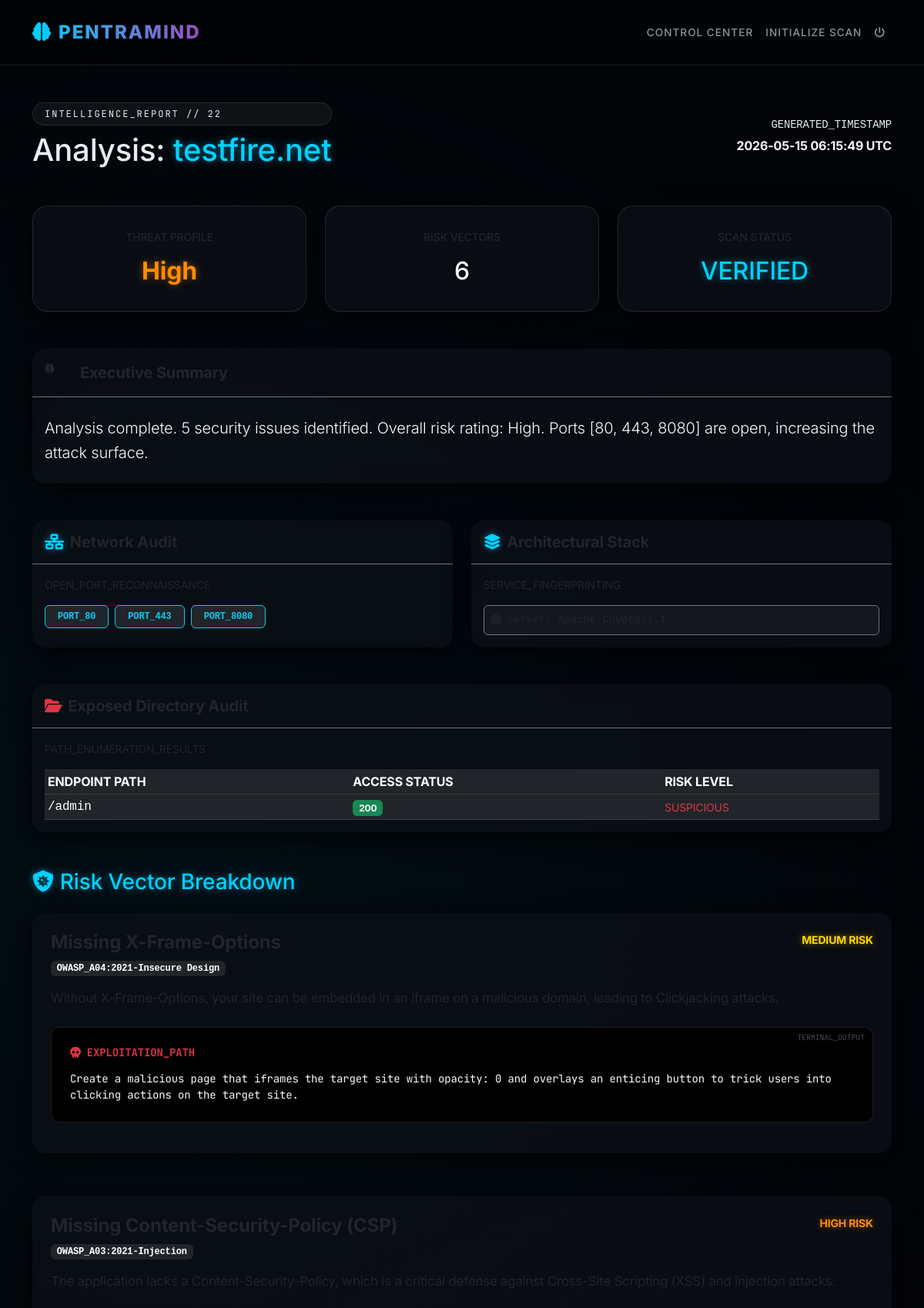
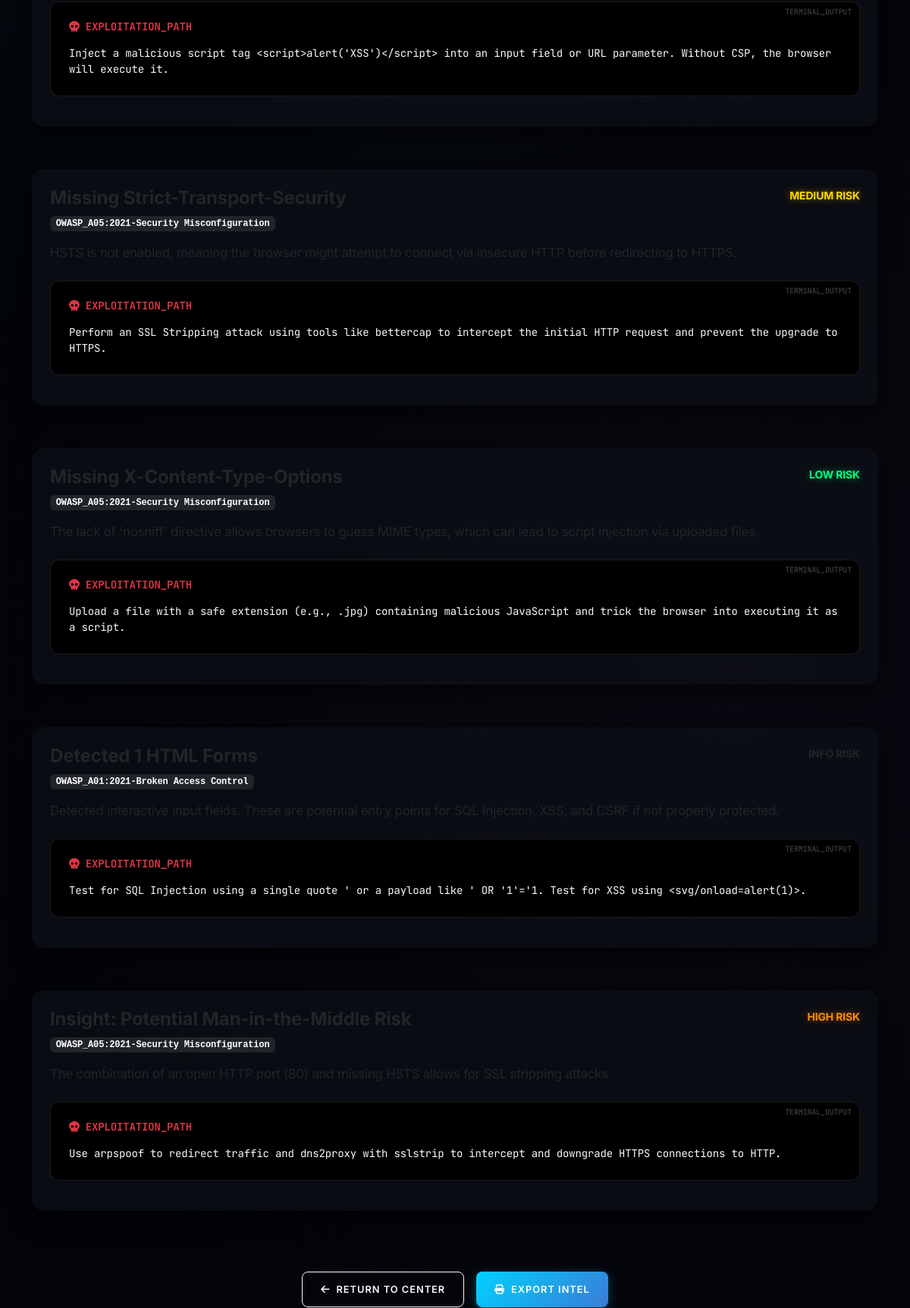
Screenshot of /report/22?mode=red (signed in, upper part) with the database file from the repository (2 pictures, top to bottom).
### models.py (models this page shows)
class ScanReport(db.Model):
    id = db.Column(db.Integer, primary_key=True)
    content = db.Column(db.Text, nullable=False)  # JSON or formatted text
    severity = db.Column(db.String(50))           # Low, Medium, High, Critical
    vulnerabilities_found = db.Column(db.Integer, default=0)
    timestamp = db.Column(db.DateTime, default=datetime.utcnow)
    target_id = db.Column(db.Integer, db.ForeignKey('target.id'), nullable=False)

class Target(db.Model):
    id = db.Column(db.Integer, primary_key=True)
    url_or_ip = db.Column(db.String(255), nullable=False)
    timestamp = db.Column(db.DateTime, default=datetime.utcnow)
    user_id = db.Column(db.Integer, db.ForeignKey('user.id'), nullable=False)
    reports = db.relationship('ScanReport', backref='target', lazy=True)

### app.py (the view)
@app.route("/report/<int:report_id>")
@login_required
def view_report(report_id):
    mode = request.args.get('mode', 'default')
    report = db.session.get(ScanReport, report_id)
    if not report:
        flash('Report not found.', 'danger')
        return redirect(url_for('dashboard'))
    if report.target.owner != current_user:
        flash('Access denied.', 'danger')
        return redirect(url_for('dashboard'))
    report_data = json.loads(report.content)
    return render_template('report.html', title='Scan Report', report=report, data=report_data, mode=mode)

### app.py (called while the page is built)
@login_manager.user_loader
def load_user(user_id):
    return db.session.get(User, int(user_id))

### templates/report.html (shortened to what this page needs)
{% extends "layout.html" %}
{% block content %}
<div class="d-flex flex-column flex-md-row justify-content-between align-items-md-center mb-5 gap-3 animate__animated animate__fadeIn">
    <div>
        <div class="report-badge mb-2">INTELLIGENCE_REPORT // {{ report.id }}</div>
        <h1 class="fw-800 mb-0">Analysis: <span class="text-neon">{{ report.target.url_or_ip }}</span></h1>
    </div>
    <div class="text-md-end">
        <p class="text-dim small font-monospace mb-1">GENERATED_TIMESTAMP</p>
        <p class="fw-bold text-light mb-0">{{ report.timestamp.strftime('%Y-%m-%d %H:%M:%S UTC') }}</p>
    </div>
</div>
<div class="row g-4 mb-5 animate__animated animate__fadeInUp">
    <div class="col-md-4">
        <div class="card stat-card">
            <h6 class="text-dim text-uppercase small letter-spacing-2 mb-3">Threat Profile</h6>
            <h2 class="severity-{{ report.severity }} mb-0">{{ report.severity }}</h2>
        </div>
    </div>
    <div class="col-md-4">
        <div class="card stat-card">
            <h6 class="text-dim text-uppercase small letter-spacing-2 mb-3">Risk Vectors</h6>
            <h2 class="text-light mb-0">{{ report.vulnerabilities_found }}</h2>
        </div>
    </div>
    <div class="col-md-4">
        <div class="card stat-card">
            <h6 class="text-dim text-uppercase small letter-spacing-2 mb-3">Scan Status</h6>
            <h2 class="text-neon mb-0">VERIFIED</h2>
        </div>
    </div>
</div>
<div class="card border-0 mb-5 animate__animated animate__fadeIn">
    <div class="card-header bg-transparent border-bottom border-secondary py-3 d-flex align-items-center">
        <div class="icon-box me-3 mb-0" style="width: 30px; height: 30px; font-size: 0.8rem;">
            <i class="fas fa-brain"></i>
        </div>
        <h5 class="mb-0 fw-bold">Executive Summary</h5>
    </div>
    <div class="card-body py-4">
        <p class="lead mb-0 text-light" style="line-height: 1.6;">{{ data.summary }}</p>
    </div>
</div>
<div class="row g-4 mb-5">
    {% if data.open_ports %}
    <div class="col-md-6">
        <div class="card h-100 border-0">
            <div class="card-header bg-transparent border-bottom border-secondary py-3">
                <h5 class="mb-0 fw-bold"><i class="fas fa-network-wired me-2 text-neon"></i>Network Audit</h5>
            </div>
            <div class="card-body">
                <p class="text-dim small mb-3">OPEN_PORT_RECONNAISSANCE</p>
                <div class="d-flex flex-wrap gap-2">
                    {% for port in data.open_ports %}
                    <span class="badge bg-dark border border-info text-info px-3 py-2 font-monospace">PORT_{{ port }}</span>
                    {% endfor %}
                </div>
            </div>
        </div>
    </div>
    {% endif %}
    {% if data.tech_stack %}
    <div class="col-md-6">
        <div class="card h-100 border-0">
            <div class="card-header bg-transparent border-bottom border-secondary py-3">
                <h5 class="mb-0 fw-bold"><i class="fas fa-layer-group me-2 text-neon"></i>Architectural Stack</h5>
            </div>
            <div class="card-body">
                <p class="text-dim small mb-3">SERVICE_FINGERPRINTING</p>
                <div class="row g-2">
                    {% for tech in data.tech_stack %}
                    <div class="col-12">
                        <div class="p-2 bg-dark bg-opacity-50 rounded border border-secondary border-opacity-30 d-flex align-items-center">
                            <i class="fas fa-microchip me-2 text-dim small"></i>
                            <span class="font-monospace small">{{ tech }}</span>
                        </div>
                    </div>
                    {% endfor %}
                </div>
            </div>
        </div>
    </div>
    {% endif %}
</div>
{% if data.discovered_paths %}
<div class="card mb-5 border-0">
    <div class="card-header bg-transparent border-bottom border-secondary py-3">
        <h5 class="mb-0 fw-bold"><i class="fas fa-folder-open me-2 text-danger"></i>Exposed Directory Audit</h5>
    </div>
    <div class="card-body">
        <p class="text-dim small mb-3">PATH_ENUMERATION_RESULTS</p>
        <div class="table-responsive">
            <table class="table table-dark table-sm mb-0">
                <thead>
                    <tr class="text-dim x-small text-uppercase">
                        <th>Endpoint Path</th>
                        <th>Access Status</th>
                        <th>Risk Level</th>
                    </tr>
                </thead>
                <tbody>
                    {% for path in data.discovered_paths %}
                    <tr>
                        <td class="font-monospace">{{ path.path }}</td>
                        <td><span class="badge bg-{{ 'success' if path.status == 200 else 'warning' if path.status in [301, 302] else 'danger' }}">{{ path.status }}</span></td>
                        <td><span class="text-{{ 'danger' if path.status == 200 else 'warning' }} small">SUSPICIOUS</span></td>
                    </tr>
                    {% endfor %}
                </tbody>
            </table>
        </div>
    </div>
</div>
{% endif %}
<h3 class="fw-800 mb-4 text-neon"><i class="fas fa-shield-virus me-2"></i>Risk Vector Breakdown</h3>
<div class="row g-4 animate__animated animate__fadeInUp">
    {% for vulnerability in data.vulnerabilities %}
    <div class="col-12">
        <div class="card vuln-card {{ vulnerability.severity }} p-4 border-0">
            <div class="d-flex justify-content-between align-items-start mb-3">
                <div>
                    <h4 class="fw-bold mb-1">{{ vulnerability.title }}</h4>
                    <span class="badge bg-dark text-dim font-monospace small">OWASP_{{ vulnerability.owasp }}</span>
                </div>
                <span class="severity-{{ vulnerability.severity }} text-uppercase small letter-spacing-2 fw-bold">
                    {{ vulnerability.severity }} RISK
                </span>
            </div>
            <p class="text-dim mb-4" style="font-size: 1.05rem;">{{ vulnerability.description }}</p>
            <div class="code-block mb-3">
                {% if mode == 'red' %}
                <h6 class="text-danger small fw-bold mb-3"><i class="fas fa-skull me-2"></i>EXPLOITATION_PATH</h6>
                <div class="text-light small">{{ vulnerability.exploitation }}</div>
                {% else %}
                <h6 class="text-neon small fw-bold mb-3"><i class="fas fa-tools me-2"></i>REMEDIATION_STRATEGY</h6>
                <div class="text-light small">{{ vulnerability.remediation }}</div>
                {% endif %}
            </div>
        </div>
    </div>
    {% endfor %}
</div>
<div class="mt-5 d-flex justify-content-center gap-3 no-print">
    <a href="{{ url_for('dashboard') }}" class="btn btn-outline-light px-4">
        <i class="fas fa-arrow-left me-2"></i>Return to Center
    </a>
    <button class="btn btn-primary px-4" onclick="window.print()">
        <i class="fas fa-print me-2"></i>Export Intel
    </button>
</div>
{% endblock %}

### templates/layout.html (style rules this page uses)
:root { --bg-dark: #020408; --card-bg: rgba(13, 17, 23, 0.7); --neon-blue: #00d2ff; --neon-purple: #9d50bb; --text-main: #e6edf3; --text-dim: #8b949e; --border-glow: rgba(0, 210, 255, 0.3); --glass-border: rgba(255, 255, 255, 0.1); }
body { background-color: var(--bg-dark); background-image: radial-gradient(circle at 20% 30%, rgba(0, 210, 255, 0.05) 0%, transparent 40%), radial-gradient(circle at 80% 70%, rgba(157, 80, 187, 0.05) 0%, transparent 40%); background-attachment: fixed; color: var(--text-main); font-family: 'Inter', sans-serif; overflow-x: hidden; letter-spacing: -0.01em; }
.card { background: var(--card-bg); backdrop-filter: blur(12px); -webkit-backdrop-filter: blur(12px); border: 1px solid var(--glass-border); border-radius: 16px; box-shadow: 0 8px 32px 0 rgba(0, 0, 0, 0.8); transition: transform 0.3s cubic-bezier(0.4, 0, 0.2, 1), box-shadow 0.3s ease; }
.btn { border-radius: 8px; padding: 0.8rem 1.5rem; font-weight: 600; text-transform: uppercase; letter-spacing: 1px; font-size: 0.8rem; transition: all 0.3s ease; }
.btn-primary { background: linear-gradient(135deg, #00d2ff 0%, #3a7bd5 100%); border: none; box-shadow: 0 4px 15px rgba(0, 210, 255, 0.3); }
.text-neon { color: var(--neon-blue); text-shadow: 0 0 10px rgba(0, 210, 255, 0.5); }
.severity-High { color: #ff8c00; text-shadow: 0 0 10px rgba(255, 140, 0, 0.5); font-weight: 700; }
.severity-Medium { color: #ffd700; text-shadow: 0 0 10px rgba(255, 215, 0, 0.5); font-weight: 600; }
.severity-Low { color: #00ff7f; text-shadow: 0 0 10px rgba(0, 255, 127, 0.5); font-weight: 500; }

### templates/report.html (style rules this page uses)
.stat-card { padding: 2rem; text-align: center; border-radius: 20px; }
.report-badge { font-family: 'JetBrains Mono', monospace; font-size: 0.75rem; letter-spacing: 2px; padding: 5px 15px; border-radius: 100px; background: rgba(255, 255, 255, 0.05); border: 1px solid var(--glass-border); }
.vuln-card { background: var(--card-bg); border-left: 4px solid var(--neon-blue); margin-bottom: 2rem; transition: all 0.3s ease; }
.vuln-card.High { border-left-color: #ff8c00; }
.vuln-card.Medium { border-left-color: #ffd700; }
.vuln-card.Low { border-left-color: #00ff7f; }
.code-block { background: #000; padding: 1.5rem; border-radius: 12px; border: 1px solid var(--glass-border); font-family: 'JetBrains Mono', monospace; position: relative; overflow: hidden; }
.code-block::after { content: 'TERMINAL_OUTPUT'; position: absolute; top: 5px; right: 10px; font-size: 10px; color: var(--text-dim); opacity: 0.5; }

### rows the page displays
ScanReport: id "22", timestamp "2026-05-15 06:15:49 UTC", severity "High", vulnerabilities_found "6"
Target: target.url_or_ip "testfire.net"

### other values shown
{{ data.summary }} "Analysis complete. 5 security issues identified. Overall risk rating: High. Ports [80, 443, 8080] are open, increasing the attack surface."
{{ port }} "80" "443" "8080"
{{ path.path }} "/admin"
{{ path.status }} "200"
{{ vulnerability.title }} "Missing X-Frame-Options" "Missing Content-Security-Policy (CSP)" "Missing Strict-Transport-Security" "Missing X-Content-Type-Options" "Detected 1 HTML Forms" "Insight: Potential Man-in-the-Middle Risk"
{{ vulnerability.owasp }} "A04:2021-Insecure Design" "A03:2021-Injection" "A05:2021-Security Misconfiguration" "A05:2021-Security Misconfiguration" "A01:2021-Broken Access Control" "A05:2021-Security Misconfiguration"
{{ vulnerability.severity }} "MEDIUM" "HIGH" "MEDIUM" "LOW" "INFO" "HIGH"
{{ vulnerability.description }} "Without X-Frame-Options, your site can be embedded in an iframe on a malicious domain, leading to Clickjacking attacks." "The application lacks a Content-Security-Policy, which is a critical defense against Cross-Site Scripting (XSS) and injection attacks." "HSTS is not enabled, meaning the browser might attempt to connect via insecure HTTP before redirecting to HTTPS." "The lack of 'nosniff' directive allows browsers to guess MIME types, which can lead to script injection via uploaded files." "Detected interactive input fields. These are potential entry points for SQL Injection, XSS, and CSRF if not properly protected." "The combination of an open HTTP port (80) and missing HSTS allows for SSL stripping attacks."
{{ vulnerability.exploitation }} "Create a malicious page that iframes the target site with opacity: 0 and overlays an enticing button to trick users into clicking actions on the target site." "Inject a malicious script tag <script>alert('XSS')</script> into an input field or URL parameter. Without CSP, the browser will execute it." "Perform an SSL Stripping attack using tools like bettercap to intercept the initial HTTP request and prevent the upgrade to HTTPS." "Upload a file with a safe extension (e.g., .jpg) containing malicious JavaScript and trick the browser into executing it as a script." "Test for SQL Injection using a single quote ' or a payload like ' OR '1'='1. Test for XSS using <svg/onload=alert(1)>." "Use arpspoof to redirect traffic and dns2proxy with sslstrip to intercept and downgrade HTTPS connections to HTTP."
